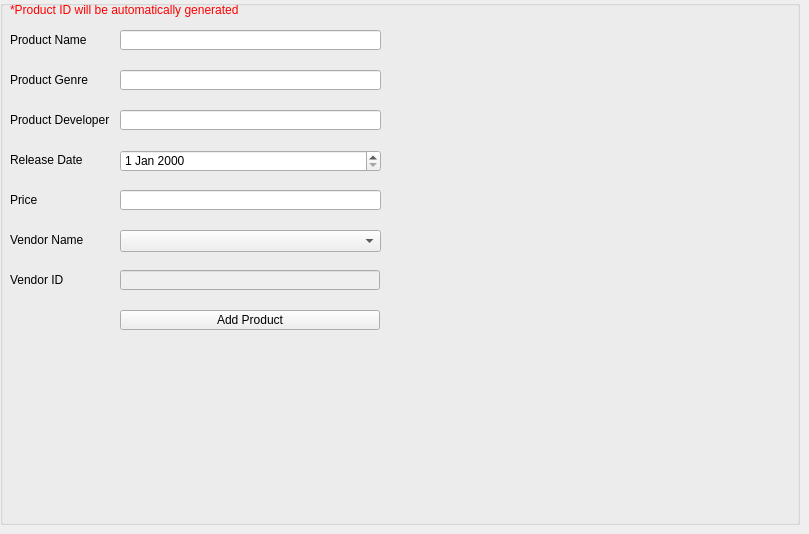
      <widget class="QWidget" name="addProductTab">
       <attribute name="title">
        <string>Add Product</string>
       </attribute>
       <widget class="QGroupBox" name="addProductGroupBox">
        <property name="geometry">
         <rect>
          <x>0</x>
          <y>0</y>
          <width>800</width>
          <height>525</height>
         </rect>
        </property>
        <property name="title">
         <string/>
        </property>
        <widget class="QLabel" name="label_19">
         <property name="geometry">
          <rect>
           <x>10</x>
           <y>30</y>
           <width>81</width>
           <height>20</height>
          </rect>
         </property>
         <property name="text">
          <string>Product Name</string>
         </property>
        </widget>
        <widget class="QLabel" name="label_20">
         <property name="geometry">
          <rect>
           <x>10</x>
           <y>230</y>
           <width>81</width>
           <height>20</height>
          </rect>
         </property>
         <property name="text">
          <string>Vendor Name</string>
         </property>
        </widget>
        <widget class="QLineEdit" name="vendorIdLineEditAddProductTab">
         <property name="enabled">
          <bool>false</bool>
         </property>
         <property name="geometry">
          <rect>
           <x>120</x>
           <y>270</y>
           <width>260</width>
           <height>20</height>
          </rect>
         </property>
         <property name="readOnly">
          <bool>true</bool>
         </property>
        </widget>
        <widget class="QLabel" name="label_21">
         <property name="geometry">
          <rect>
           <x>10</x>
           <y>270</y>
           <width>60</width>
           <height>20</height>
          </rect>
         </property>
         <property name="text">
          <string>Vendor ID</string>
         </property>
        </widget>
        <widget class="QPushButton" name="addProductButtonAddProductTab">
         <property name="geometry">
          <rect>
           <x>120</x>
           <y>310</y>
           <width>260</width>
           <height>20</height>
          </rect>
         </property>
         <property name="text">
          <string>Add Product</string>
         </property>
        </widget>
        <widget class="QLabel" name="feedbackLabelAddProductTab">
         <property name="geometry">
          <rect>
           <x>120</x>
           <y>360</y>
           <width>261</width>
           <height>20</height>
          </rect>
         </property>
         <property name="text">
          <string/>
         </property>
        </widget>
        <widget class="QLineEdit" name="productNameLineEditAddProductTab">
         <property name="geometry">
          <rect>
           <x>120</x>
           <y>30</y>
           <width>261</width>
           <height>20</height>
          </rect>
         </property>
        </widget>
        <widget class="QComboBox" name="vendorNameComboBoxAddProductTab">
         <property name="geometry">
          <rect>
           <x>120</x>
           <y>230</y>
           <width>261</width>
           <height>22</height>
          </rect>
         </property>
        </widget>
        <widget class="QLabel" name="label_22">
         <property name="geometry">
          <rect>
           <x>10</x>
           <y>70</y>
           <width>81</width>
           <height>20</height>
          </rect>
         </property>
         <property name="text">
          <string>Product Genre</string>
         </property>
        </widget>
        <widget class="QLabel" name="label_23">
         <property name="geometry">
          <rect>
           <x>10</x>
           <y>110</y>
           <width>101</width>
           <height>20</height>
          </rect>
         </property>
         <property name="text">
          <string>Product Developer</string>
         </property>
        </widget>
        <widget class="QLabel" name="label_24">
         <property name="geometry">
          <rect>
           <x>10</x>
           <y>150</y>
           <width>101</width>
           <height>20</height>
          </rect>
         </property>
         <property name="text">
          <string>Release Date</string>
         </property>
        </widget>
        <widget class="QLabel" name="label_25">
         <property name="geometry">
          <rect>
           <x>10</x>
           <y>190</y>
           <width>101</width>
           <height>20</height>
          </rect>
         </property>
         <property name="text">
          <string>Price</string>
         </property>
        </widget>
        <widget class="QLineEdit" name="productGenreLineEditAddProductTab">
         <property name="geometry">
          <rect>
           <x>120</x>
           <y>70</y>
           <width>261</width>
           <height>20</height>
          </rect>
         </property>
        </widget>
        <widget class="QLineEdit" name="productDeveloperLineEditAddProductTab">
         <property name="geometry">
          <rect>
           <x>120</x>
           <y>110</y>
           <width>261</width>
           <height>20</height>
          </rect>
         </property>
        </widget>
        <widget class="QLineEdit" name="productPriceLineEditAddProductTab">
         <property name="geometry">
          <rect>
           <x>120</x>
           <y>190</y>
           <width>261</width>
           <height>20</height>
          </rect>
         </property>
         <property name="placeholderText">
          <string/>
         </property>
        </widget>
        <widget class="QDateEdit" name="productReleaseDateAddProductTab">
         <property name="geometry">
          <rect>
           <x>120</x>
           <y>150</y>
           <width>261</width>
           <height>22</height>
          </rect>
         </property>
        </widget>
        <widget class="QLabel" name="label_26">
         <property name="geometry">
          <rect>
           <x>10</x>
           <y>0</y>
           <width>261</width>
           <height>20</height>
          </rect>
         </property>
         <property name="styleSheet">
          <string notr="true">color: red;</string>
         </property>
         <property name="text">
          <string>*Product ID will be automatically generated</string>
         </property>
        </widget>
       </widget>
      </widget>
